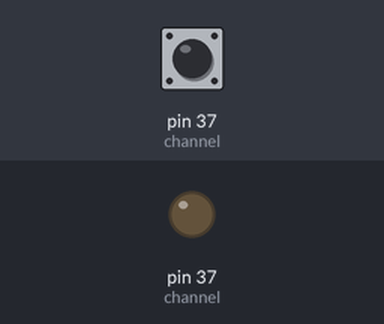
The program below on a simulated Raspberry Pi (header pin numbers). Parts: output pins drawn as LEDs (lit = HIGH). The inputs (shaded band) are chosen by the test bench; at power-on: pin 37 (channel) HIGH.

Above: at 0.1 s.
At 6.1 s:
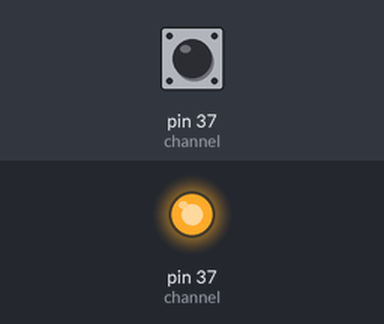
Timing chart, 0 to 7.6 s (numbered marks = the images above):
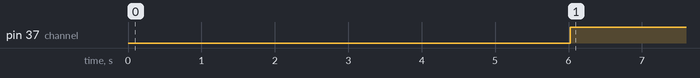

The program:

dht11.py
```python
import RPi.GPIO as GPIO
import time
import sqlite3

channel=37
dht_data=[]


GPIO.setmode(GPIO.BOARD)

def get_data(channel):
    j=0
    data=[]
    time.sleep(1)
    GPIO.setup(channel,GPIO.OUT)
    GPIO.output(channel,0)
    time.sleep(0.02)
    GPIO.output(channel,1)
    GPIO.setup(channel,GPIO.IN)
    while GPIO.input(channel)==0:
        continue
    while GPIO.input(channel)==1:
        continue
    while j<40:
        k=0
        while GPIO.input(channel)==0:
            continue
        while GPIO.input(channel)==1:
            k+=1
            if k>100:
                break
        if k<8:
            data.append(0)
        else:
            data.append(1)
        j+=1
    print(data)
    hum_int_b=data[0:8]
    hum_dec_b=data[8:16]
    tem_int_b=data[16:24]
    tem_dec_b=data[24:32]
    parity_b=data[32:40]
    hum_int=0
    hum_dec=0
    tem_int=0
    tem_dec=0
    parity=0
    for i in range(8):
        hum_int=hum_int*2+hum_int_b[i]
        hum_dec=hum_dec*2+hum_dec_b[i]
        tem_int=tem_int*2+tem_int_b[i]
        tem_dec=tem_dec*2+tem_dec_b[i]
        parity=parity*2+parity_b[i]
    tmp=hum_int+hum_dec+tem_int+tem_dec
    if parity==tmp:
        return 1,hum_int,hum_dec,tem_int,tem_dec
    else:
        return 0,hum_int,hum_dec,tem_int,tem_dec

try:
    flag=0
    while flag==0:
        time.sleep(5)
        flag,hum_int,hum_dec,tem_int,tem_dec=get_data(channel)
        # print("wrong")
    hum=(str(hum_int)+'.'+str(hum_dec))
    tem=(str(tem_int)+'.'+str(tem_dec))
    print('humidity:'+str(hum_int)+'.'+str(hum_dec)+'\ntemperature:'+str(tem_int)+'.'+str(tem_dec))

    conn=sqlite3.connect('data.db')
    curs=conn.cursor()
    exestr="INSERT INTO data VALUES (datetime('now','localtime'),"+tem+","+hum+");"
    curs.execute(exestr)
    exestr="DELETE FROM data WHERE julianday('now')-julianday(datetime)>2"
    curs.execute(exestr)
    conn.commit()
    conn.close()
    print("success!")
except KeyboardInterrupt:
    pass
GPIO.cleanup()
```

Measured:
- by itself, pin 37 (channel): LOW → HIGH at 6.0 s
